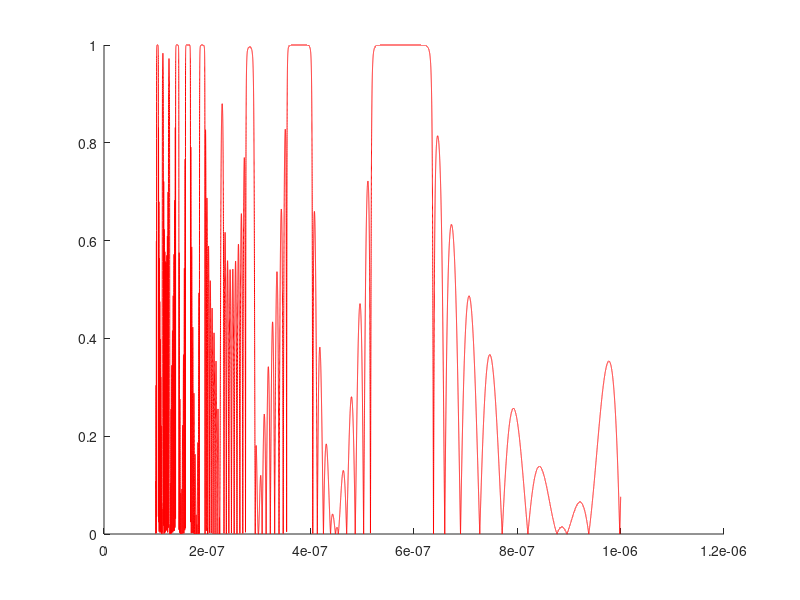

This chart was generated by the following MATLAB code:
close all;clear all;
% % PERIODICLAYERED MEDIA
% 
% ######### BRAGG REFLECTION ########
% same concept N layers and only care about output and input not the nth layer
% A  B  ^N         AUNm-UNmm          BUNm
%             =   
% C  D             CUNm             DUNm-UNmm
% 
% UN= sin(N+1)*kz*v/sin(kz*v)
% 
% rN=CUNm/(AUNm-UNmm)
% 
% in the form of moldulus
% 
% mod(rN)=sqrt(mod(C)^2/((mod(C)^2)+(sin(kzv)/sin(Nkzv)^2)))

% Define layers and refective constants
n2=2.8;
n1=1.5;
np=[n1,n2];
a=80e-9;
b=160e-9;

% numbere of layers n
N=10;


th=0;
v=a+b;
% z=0;
lmd=(100:0.01:1000)*1e-9;
% ww=(0:0.01:pi);
for i=1:length(lmd)
    k=2*pi/lmd(i);
    c=3e8;
    % form bragg condition
    w=k*c;
%     w=ww(i);
%     k=w/c;
%     if mod(i,2) == 0
% %         w=k*c/(2*pi*np(2));
%         ky=k*np(2)*sin(th);
%     else
% %         w=k*c/(2*pi*np(1));
    ky1=k*np(1)*sind(th);  
    ky2=k*np(2)*sind(th);  
%     end
    k1z=sqrt((np(1)*w/c)^2-ky1^2);
    k2z=sqrt((np(2)*w/c)^2-ky2^2);
    A= exp(1i*k1z*a)*(cos(k2z*b)+1i/2*(k2z/k1z+k1z/k2z)*sin(k2z*b));
    C= exp(1i*k1z*a)*(-1i/2*(k2z/k1z-k1z/k2z)*sin(k2z*b));
    D= exp(-1i*k1z*a)*(cos(k2z*b)-1i/2*(k2z/k1z+k1z/k2z)*sin(k2z*b));
    K=1/v*acos((A+D)/2);
    UN= sin((N+1)*K*v)/sin(K*v);
    UNm=sin((N)*K*v)/sin(K*v);
    UNmm=sin((N-1)*K*v)/sin(K*v);
    % coeff. of reflectance
    rN(i)=abs(C*UNm/(A*UNm-UNmm));
    % reflectivity
%     rN(i)=sqrt(abs(C)^2/(abs(C)^2+(sin(K*v)/sin(N*K*v))^2));
    %transmitivity
    tN(i)=1-rN(i);
    lambda(i)=lmd(i); 
end
figure(1);hold on; plot(lambda,rN,'r');
% figure(1);hold on; plot(lambda,tN,'b');




